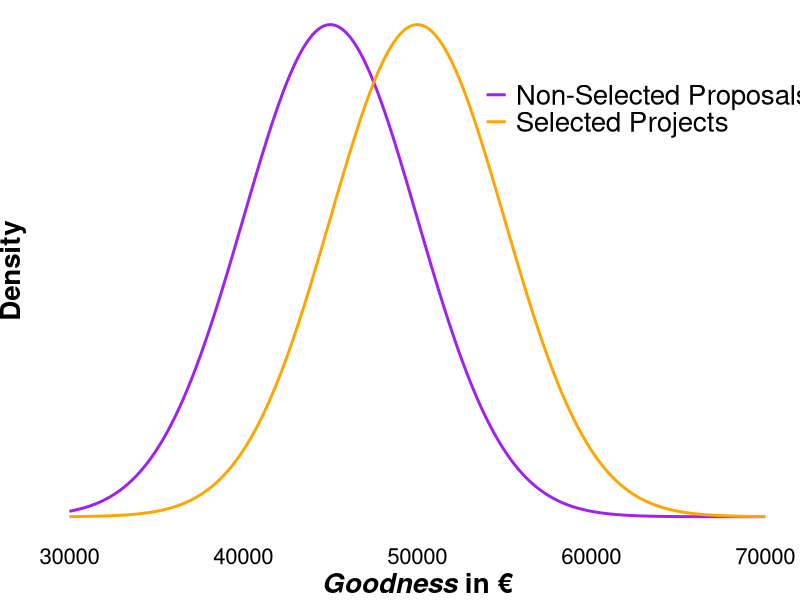
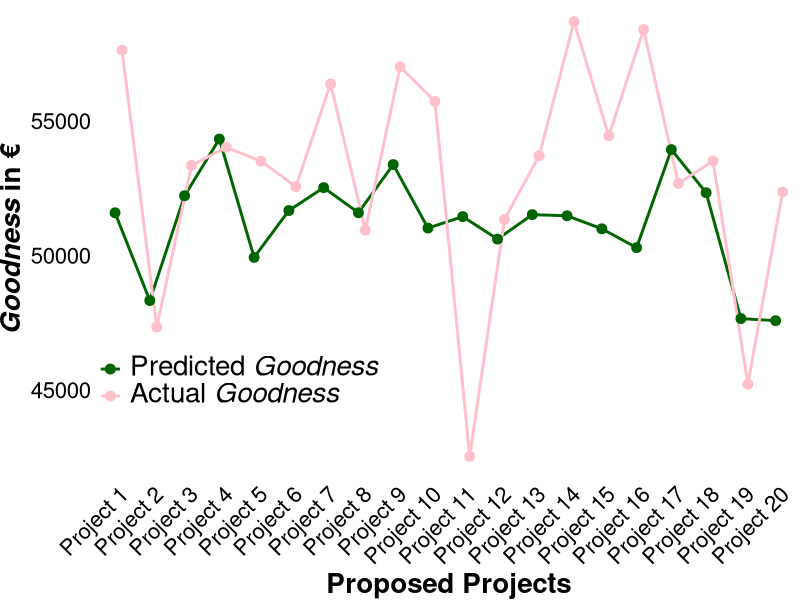

Write R code to recreate these figures, in order.
# Load necessary libraries
library(ggplot2)
library(tidyverse)
library(ggtext)


theme_set(
  theme_minimal(base_family = "Helvetica") +
    theme(
      legend.title = element_blank(),
      legend.text = element_text(size = 20),
      axis.title = element_text(size = 20, face = "bold", color = "black"),
      axis.text.x = element_text(size = 16, color = "black"),
      axis.text.y = element_text(size = 16, color = "black"),
      plot.title = element_blank(),
      plot.caption = element_blank(), 
      panel.border = element_blank(), 
      panel.grid.major = element_blank(),
      panel.grid.minor = element_blank(), 
      plot.margin = unit(c(0, 0, 0, 0), "cm")
    )
)

# Set parameters for the normal distributions
mean_selected <- 50000  # Mean performance of selected Funded Projects
sd_selected <- 5000      # Standard deviation of selected Funded Projects

mean_non_selected <- 45000  # Mean performance of non-selected Funded Projects
sd_non_selected <- 5000      # Standard deviation of non-selected Funded Projects

# Create a sequence of performance values
performance_values <- seq(30000, 70000, by = 100)

# Calculate the density for selected and non-selected Funded Projects
density_selected <- dnorm(performance_values, mean = mean_selected, sd = sd_selected)
density_non_selected <- dnorm(performance_values, mean = mean_non_selected, sd = sd_non_selected)

# Create a data frame for plotting
data <- data.frame(
  Performance = performance_values,
  Density_Selected = density_selected,
  Density_Non_Selected = density_non_selected
)

# Reshape the data for ggplot
data_long <- data %>%
  pivot_longer(cols = starts_with("Density"), names_to = "Group", values_to = "Density")

# Plot the overlapping bell curves
ggplot(data_long, aes(x = Performance, y = Density, color = Group)) +
  geom_line(size = 1) +
  labs(title = "Overlapping Bell Curves of Selected and Non-Selected Projects' Performance",
       x = "*Goodness* in €",
       y = "Density") +
  scale_color_manual(values = c("purple", "orange"), labels = c("Non-Selected Proposals", "Selected Projects")) +
  theme(legend.title = element_blank(),
        legend.position = c(0.8, 0.8), 
        axis.text.y = element_blank(),
        axis.title.x = ggtext::element_markdown()) 


# Sample data for predicted and actual productivity
set.seed(020522)

n <- 20  # Number of Funded Projects
mean_predicted <- 51500
sd_predicted <- 5000  # Standard deviation for predicted values

predicted_productivity <- rnorm(n, mean = mean_predicted, sd = sd_predicted)

# Generate actual productivity values with a correlation of approximately 0.4
# First, generate random noise
noise <- rnorm(n, mean = 0, sd = 3600)  # Adjust the standard deviation of noise as needed

# Create actual productivity values based on predicted values and noise
actual_productivity <- predicted_productivity * 0.4 + noise * 0.6 + (mean_predicted - 0.4 * mean_predicted)

# Check the correlation
correlation <- cor(predicted_productivity, actual_productivity)

data <- data.frame(
  Funded_Project = paste("Project", 1:n),
  Predicted_Productivity = predicted_productivity,
  Actual_Productivity = actual_productivity
)

data$Funded_Project <- factor(data$Funded_Project, levels = paste("Project", 1:20))


# Reshape the data for ggplot
data_long <- tidyr::pivot_longer(data, cols = c("Predicted_Productivity", "Actual_Productivity"), 
                                 names_to = "Type", values_to = "Productivity")

# Plotting the predicted vs actual productivity
ggplot(data_long, aes(x = Funded_Project, y = Productivity, color = Type, group = Type)) +
  geom_line(size = 1, position = position_dodge(width = 0.4)) +
  geom_point(size = 3, position = position_dodge(width = 0.4)) +
  labs(title = "Comparison of Predicted vs Actual *Goodness*",
       x = "Proposed Projects",
       y = "*Goodness* in €") +
  scale_color_manual(values = c("darkgreen", "pink"), labels = c("Predicted *Goodness*", "Actual *Goodness*")) +
  theme(legend.title = element_blank(),
        legend.position = c(0.2, 0.2),
        axis.text.x = element_text(angle = 45, hjust = 1),
        axis.title.y = ggtext::element_markdown(),
        legend.text = ggtext::element_markdown()) 
  
